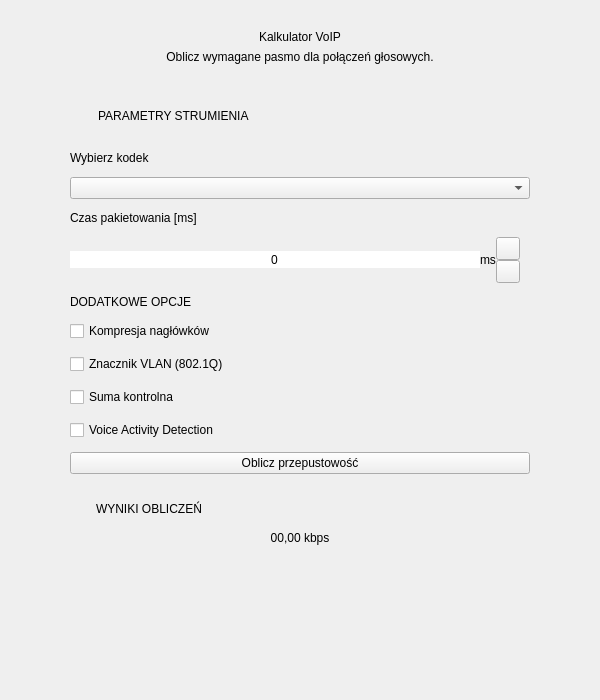
<?xml version="1.0" encoding="UTF-8"?>
<ui version="4.0">
 <class>MainWindow</class>
 <widget class="QMainWindow" name="MainWindow">
  <property name="geometry">
   <rect>
    <x>0</x>
    <y>0</y>
    <width>600</width>
    <height>700</height>
   </rect>
  </property>
  <property name="minimumSize">
   <size>
    <width>520</width>
    <height>0</height>
   </size>
  </property>
  <property name="windowTitle">
   <string>Kalkulator VoIP</string>
  </property>
  <widget class="QWidget" name="centralwidget">
   <layout class="QVBoxLayout" name="rootLayout">
    <property name="spacing">
     <number>6</number>
    </property>
    <property name="leftMargin">
     <number>40</number>
    </property>
    <property name="topMargin">
     <number>30</number>
    </property>
    <property name="rightMargin">
     <number>40</number>
    </property>
    <property name="bottomMargin">
     <number>28</number>
    </property>
    <item>
     <widget class="QLabel" name="titleLabel">
      <property name="text">
       <string>Kalkulator VoIP</string>
      </property>
      <property name="alignment">
       <set>Qt::AlignCenter</set>
      </property>
     </widget>
    </item>
    <item>
     <widget class="QLabel" name="subtitleLabel">
      <property name="text">
       <string>Oblicz wymagane pasmo dla połączeń głosowych.</string>
      </property>
      <property name="alignment">
       <set>Qt::AlignCenter</set>
      </property>
     </widget>
    </item>
    <item>
     <spacer name="spacerTop">
      <property name="orientation">
       <enum>Qt::Vertical</enum>
      </property>
      <property name="sizeType">
       <enum>QSizePolicy::Fixed</enum>
      </property>
      <property name="sizeHint" stdset="0">
       <size>
        <width>20</width>
        <height>22</height>
       </size>
      </property>
     </spacer>
    </item>
    <item>
     <widget class="QFrame" name="panel">
      <property name="frameShape">
       <enum>QFrame::NoFrame</enum>
      </property>
      <layout class="QVBoxLayout" name="panelLayout">
       <property name="spacing">
        <number>12</number>
       </property>
       <property name="leftMargin">
        <number>30</number>
       </property>
       <property name="topMargin">
        <number>14</number>
       </property>
       <property name="rightMargin">
        <number>30</number>
       </property>
       <property name="bottomMargin">
        <number>16</number>
       </property>
       <item>
        <layout class="QHBoxLayout" name="paramsHeaderLayout">
         <property name="spacing">
          <number>8</number>
         </property>
         <item>
          <widget class="QLabel" name="paramsIcon">
           <property name="minimumSize">
            <size>
             <width>20</width>
             <height>20</height>
            </size>
           </property>
           <property name="maximumSize">
            <size>
             <width>20</width>
             <height>20</height>
            </size>
           </property>
           <property name="text">
            <string/>
           </property>
           <property name="pixmap">
            <pixmap resource="resources.qrc">:/icons/params.png</pixmap>
           </property>
           <property name="scaledContents">
            <bool>true</bool>
           </property>
          </widget>
         </item>
         <item>
          <widget class="QLabel" name="paramsTitle">
           <property name="text">
            <string>PARAMETRY STRUMIENIA</string>
           </property>
          </widget>
         </item>
         <item>
          <spacer name="headerSpacer">
           <property name="orientation">
            <enum>Qt::Horizontal</enum>
           </property>
           <property name="sizeHint" stdset="0">
            <size>
             <width>40</width>
             <height>20</height>
            </size>
           </property>
          </spacer>
         </item>
         <item>
          <widget class="QLabel" name="inputPanelLabel">
           <property name="text">
            <string></string>
           </property>
          </widget>
         </item>
        </layout>
       </item>
       <item>
        <widget class="QFrame" name="divider1">
         <property name="minimumSize">
          <size>
           <width>0</width>
           <height>1</height>
          </size>
         </property>
         <property name="maximumSize">
          <size>
           <width>16777215</width>
           <height>1</height>
          </size>
         </property>
         <property name="frameShape">
          <enum>QFrame::NoFrame</enum>
         </property>
        </widget>
       </item>
       <item>
        <widget class="QLabel" name="codecLabel">
         <property name="text">
          <string>Wybierz kodek</string>
         </property>
        </widget>
       </item>
       <item>
        <widget class="QComboBox" name="codecComboBox"/>
       </item>
       <item>
        <widget class="QLabel" name="ptimeLabel">
         <property name="text">
          <string>Czas pakietowania [ms]</string>
         </property>
        </widget>
       </item>
       <item>
        <widget class="QFrame" name="ptimeBox">
         <property name="frameShape">
          <enum>QFrame::NoFrame</enum>
         </property>
         <layout class="QHBoxLayout" name="ptimeBoxLayout">
          <property name="spacing">
           <number>0</number>
          </property>
          <property name="leftMargin">
           <number>0</number>
          </property>
          <property name="topMargin">
           <number>0</number>
          </property>
          <property name="rightMargin">
           <number>0</number>
          </property>
          <property name="bottomMargin">
           <number>0</number>
          </property>
          <item>
           <widget class="QSpinBox" name="ptimeSpinBox">
            <property name="sizePolicy">
             <sizepolicy hsizetype="Expanding" vsizetype="Fixed">
              <horstretch>0</horstretch>
              <verstretch>0</verstretch>
             </sizepolicy>
            </property>
            <property name="alignment">
             <set>Qt::AlignCenter</set>
            </property>
            <property name="frame">
             <bool>false</bool>
            </property>
            <property name="buttonSymbols">
             <enum>QAbstractSpinBox::NoButtons</enum>
            </property>
            <property name="maximum">
             <number>999</number>
            </property>
            <property name="singleStep">
             <number>10</number>
            </property>
           </widget>
          </item>
          <item>
           <widget class="QLabel" name="msLabel">
            <property name="text">
             <string>ms</string>
            </property>
           </widget>
          </item>
          <item>
           <widget class="QFrame" name="ptimeButtons">
            <property name="minimumSize">
             <size>
              <width>34</width>
              <height>0</height>
             </size>
            </property>
            <property name="maximumSize">
             <size>
              <width>34</width>
              <height>16777215</height>
             </size>
            </property>
            <property name="frameShape">
             <enum>QFrame::NoFrame</enum>
            </property>
            <layout class="QVBoxLayout" name="ptimeButtonsLayout">
             <property name="spacing">
              <number>0</number>
             </property>
             <property name="leftMargin">
              <number>0</number>
             </property>
             <property name="topMargin">
              <number>0</number>
             </property>
             <property name="rightMargin">
              <number>0</number>
             </property>
             <property name="bottomMargin">
              <number>0</number>
             </property>
             <item>
              <widget class="QToolButton" name="ptimeUp">
               <property name="focusPolicy">
                <enum>Qt::NoFocus</enum>
               </property>
               <property name="autoRepeat">
                <bool>true</bool>
               </property>
              </widget>
             </item>
             <item>
              <widget class="QToolButton" name="ptimeDown">
               <property name="focusPolicy">
                <enum>Qt::NoFocus</enum>
               </property>
               <property name="autoRepeat">
                <bool>true</bool>
               </property>
              </widget>
             </item>
            </layout>
           </widget>
          </item>
         </layout>
        </widget>
       </item>
       <item>
        <widget class="QLabel" name="optionsLabel">
         <property name="text">
          <string>DODATKOWE OPCJE</string>
         </property>
        </widget>
       </item>
       <item>
        <layout class="QVBoxLayout" name="optionsLayout">
         <property name="spacing">
          <number>13</number>
         </property>
         <item>
          <widget class="QCheckBox" name="compressedCheckBox">
           <property name="text">
            <string>Kompresja nagłówków</string>
           </property>
          </widget>
         </item>
         <item>
          <widget class="QCheckBox" name="vlanCheckBox">
           <property name="text">
            <string>Znacznik VLAN (802.1Q)</string>
           </property>
          </widget>
         </item>
         <item>
          <widget class="QCheckBox" name="controlSumCheckBox">
           <property name="text">
            <string>Suma kontrolna</string>
           </property>
          </widget>
         </item>
         <item>
          <widget class="QCheckBox" name="vadCheckBox">
           <property name="text">
            <string>Voice Activity Detection</string>
           </property>
          </widget>
         </item>
        </layout>
       </item>
       <item>
        <widget class="QPushButton" name="calculateButton">
         <property name="cursor">
          <cursorShape>PointingHandCursor</cursorShape>
         </property>
         <property name="text">
          <string>Oblicz przepustowość</string>
         </property>
        </widget>
       </item>
       <item>
        <widget class="QFrame" name="divider2">
         <property name="minimumSize">
          <size>
           <width>0</width>
           <height>1</height>
          </size>
         </property>
         <property name="maximumSize">
          <size>
           <width>16777215</width>
           <height>1</height>
          </size>
         </property>
         <property name="frameShape">
          <enum>QFrame::NoFrame</enum>
         </property>
        </widget>
       </item>
       <item>
        <layout class="QHBoxLayout" name="resultsHeaderLayout">
         <property name="spacing">
          <number>6</number>
         </property>
         <item>
          <widget class="QLabel" name="resultsIcon">
           <property name="minimumSize">
            <size>
             <width>20</width>
             <height>20</height>
            </size>
           </property>
           <property name="maximumSize">
            <size>
             <width>20</width>
             <height>20</height>
            </size>
           </property>
           <property name="text">
            <string/>
           </property>
           <property name="pixmap">
            <pixmap resource="resources.qrc">:/icons/results.png</pixmap>
           </property>
           <property name="scaledContents">
            <bool>true</bool>
           </property>
          </widget>
         </item>
         <item>
          <widget class="QLabel" name="resultsTitle">
           <property name="text">
            <string>WYNIKI OBLICZEŃ</string>
           </property>
          </widget>
         </item>
         <item>
          <spacer name="resultsSpacer">
           <property name="orientation">
            <enum>Qt::Horizontal</enum>
           </property>
           <property name="sizeHint" stdset="0">
            <size>
             <width>40</width>
             <height>20</height>
            </size>
           </property>
          </spacer>
         </item>
        </layout>
       </item>
       <item>
        <widget class="QLabel" name="wynikLabel">
         <property name="text">
          <string>00,00 kbps</string>
         </property>
         <property name="alignment">
          <set>Qt::AlignCenter</set>
         </property>
        </widget>
       </item>
      </layout>
     </widget>
    </item>
    <item>
     <spacer name="spacerBottom">
      <property name="orientation">
       <enum>Qt::Vertical</enum>
      </property>
      <property name="sizeHint" stdset="0">
       <size>
        <width>20</width>
        <height>0</height>
       </size>
      </property>
     </spacer>
    </item>
   </layout>
  </widget>
 </widget>
 <resources>
  <include location="resources.qrc"/>
 </resources>
 <connections>
  <connection>
   <sender>ptimeUp</sender>
   <signal>clicked()</signal>
   <receiver>ptimeSpinBox</receiver>
   <slot>stepUp()</slot>
   <hints>
    <hint type="sourcelabel">
     <x>0</x>
     <y>0</y>
    </hint>
    <hint type="destinationlabel">
     <x>0</x>
     <y>0</y>
    </hint>
   </hints>
  </connection>
  <connection>
   <sender>ptimeDown</sender>
   <signal>clicked()</signal>
   <receiver>ptimeSpinBox</receiver>
   <slot>stepDown()</slot>
   <hints>
    <hint type="sourcelabel">
     <x>0</x>
     <y>0</y>
    </hint>
    <hint type="destinationlabel">
     <x>0</x>
     <y>0</y>
    </hint>
   </hints>
  </connection>
 </connections>
</ui>
